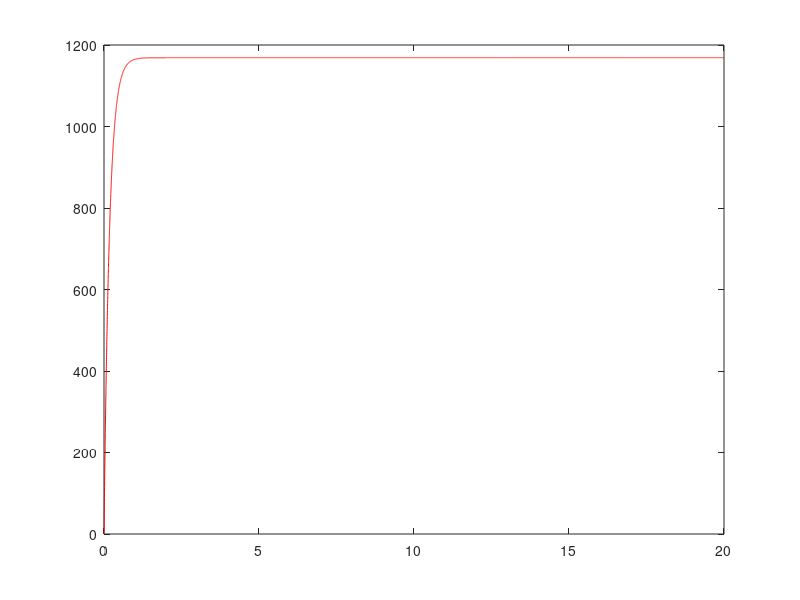
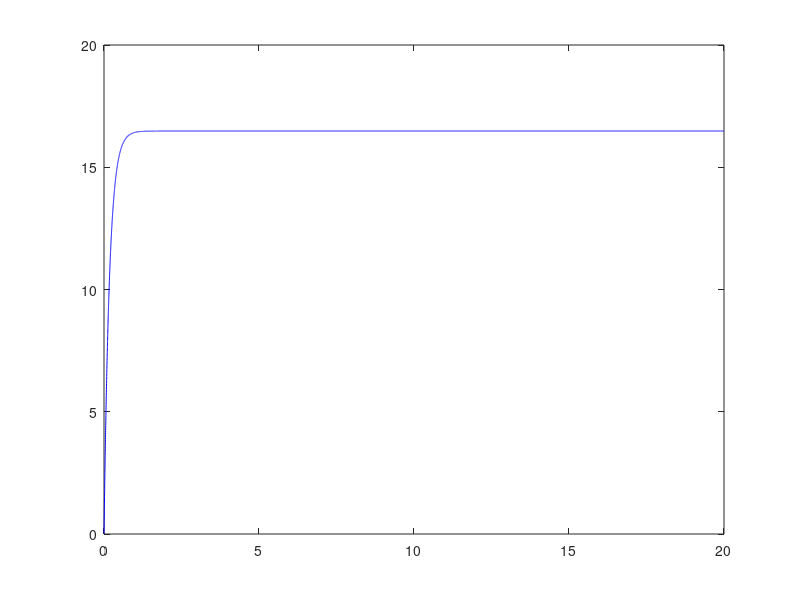
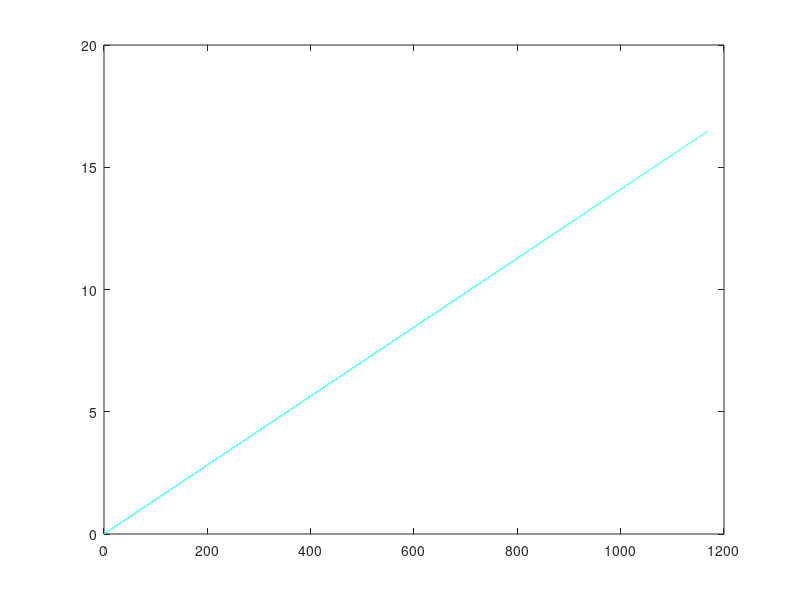

The MATLAB script that drew these images, in order:
clear all;
clc;
close all;

%% inputs to DC generator:
Laa = 120*(10^-3);
Kv = 1.41 * 10^-2;
J = 1.06*10^-6;
Tl = 2*3.53 * 10^-3;
Bm = 6.04 * 10^-6;

%% initial conditions:
Wr1(1,1) = 0;
Va(1,1) = 0;
h = 0.001;
t1 = 0:h:20;

for i = 1:length(t1)
    
    % calculation for m1:
      m1(1,i) = -(Bm/J) * Wr1(1,i) + (1/J) * Tl;
     
    % calculation for m2:
    t2(1,i) = t1(1,i) + (h/2);
    Wr2(1,i) = Wr1(1,i) + (m1(1,i)*(h/2));
     m2(1,i) = -(Bm/J) * Wr2(1,i) + (1/J) * Tl;
    
    % calculation for m3:
    t3(1,i) = t1(1,i) + (h/2);
    Wr3(1,i) = Wr1(1,i) + (m2(1,i)*(h/2)); 
     m3(1,i) = -(Bm/J) * Wr3(1,i) + (1/J) * Tl;
     
    % calculation for m4:
    t4(1,i) = t1(1,i) +  h;
    Wr4(1,i) = Wr1(1,i) + (m3(1,i)*h);
     m4(1,i) = -(Bm/J) * Wr4(1,i) + (1/J) * Tl;
     
    %% calculation for next value of Rotor speed(Wr1):
    Wr1(1,i+1) = Wr1(1,i) + (h/6) * (m1(1,i) + 2*m2(1,i) + 2*m3(1,i) + m4(1,i));
    
    %% calculation for next value of Armature voltage(Va):
    Va(1,i+1) = Kv * Wr1(1,i+1);
end


%% plotting Wr1new:
figure(1)
Wr1new = Wr1(1,(1:length(Wr1)-1));
plot(t1,Wr1new,'r');

%% plotting Vanew:
figure(2)
Vanew = Va(1,(1:length(Va)-1));
plot(t1,Vanew,'b');

%%plotting Vanew and Wr1new:
figure(3)
plot(Wr1new,Vanew,'c');